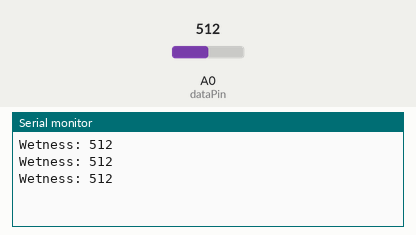
The sketch below on a simulated Arduino Uno, built with avr-gcc and run on an emulated ATmega328P. On the bench: the last lines printed to the serial monitor. The inputs (shaded band) are chosen by the test bench; at power-on: A0 (dataPin) = 512.

Above: at 1.3 s.
1.4 s: A0 (dataPin) set to 716
At 1.9 s:
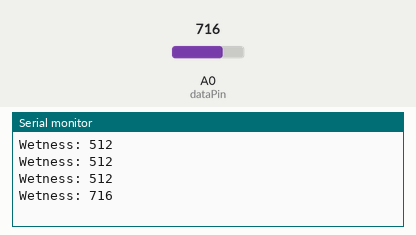
2.9 s: A0 (dataPin) set to 900
At 3.4 s:
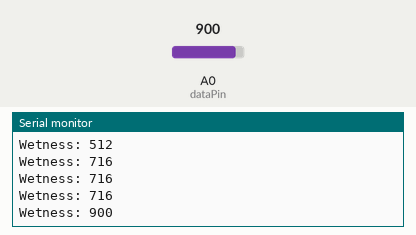
Timing chart, 0 to 5.9 s (numbered marks = the images above; inputs shaded):
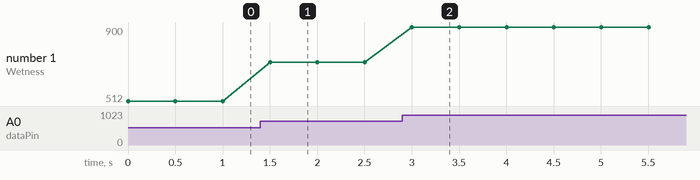

The sketch:

ar.ino
```cpp
// Analog read
// Manferdelli

const int dataPin= A0;
const int measurementDelay= 500;
typedef uint8_t byte;

void setup() {
  Serial.begin(9600);
}

void loop() {
  int wetness = analogRead(dataPin);
  Serial.print("Wetness: ");
  Serial.print(wetness);
  Serial.println("");
  delay(measurementDelay);
}
```

Measured:
- after the input at 1.4 s, the serial monitor: prints a new line after 0.10 s (image 1)
- after the input at 2.9 s, the serial monitor: prints a new line after 0.10 s (image 2)
- plotted number 1: 512 → 716 after the input at 1.4 s, 716 → 900 after the input at 2.9 s
